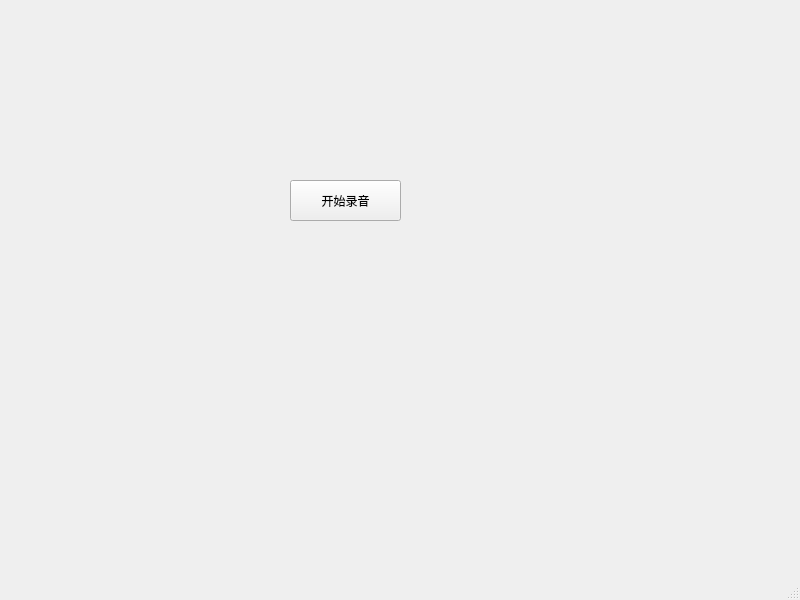
<?xml version="1.0" encoding="UTF-8"?>
<ui version="4.0">
 <class>MainWindow</class>
 <widget class="QMainWindow" name="MainWindow">
  <property name="geometry">
   <rect>
    <x>0</x>
    <y>0</y>
    <width>800</width>
    <height>600</height>
   </rect>
  </property>
  <property name="windowTitle">
   <string>MainWindow</string>
  </property>
  <widget class="QWidget" name="centralwidget">
   <widget class="QPushButton" name="audioButton">
    <property name="geometry">
     <rect>
      <x>290</x>
      <y>180</y>
      <width>111</width>
      <height>41</height>
     </rect>
    </property>
    <property name="text">
     <string>开始录音</string>
    </property>
   </widget>
  </widget>
  <widget class="QMenuBar" name="menubar">
   <property name="geometry">
    <rect>
     <x>0</x>
     <y>0</y>
     <width>800</width>
     <height>37</height>
    </rect>
   </property>
  </widget>
  <widget class="QStatusBar" name="statusbar"/>
 </widget>
 <resources/>
 <connections/>
</ui>
